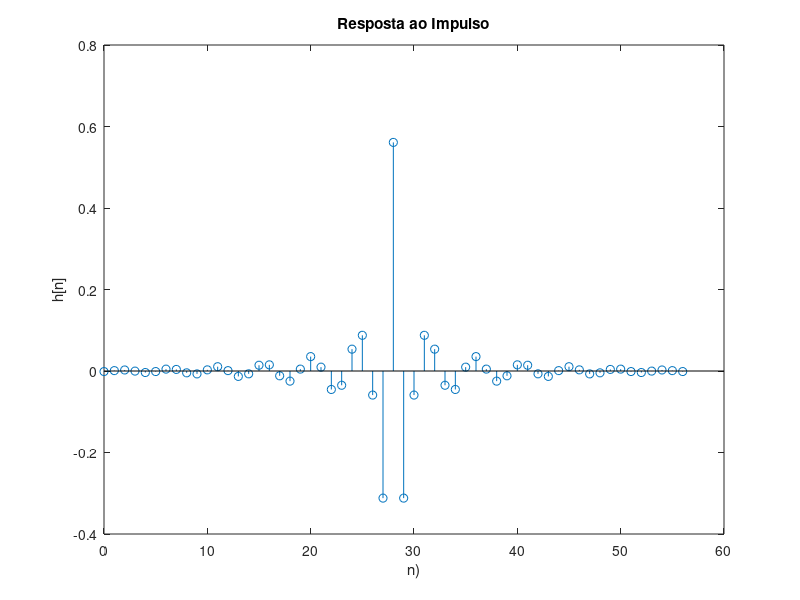
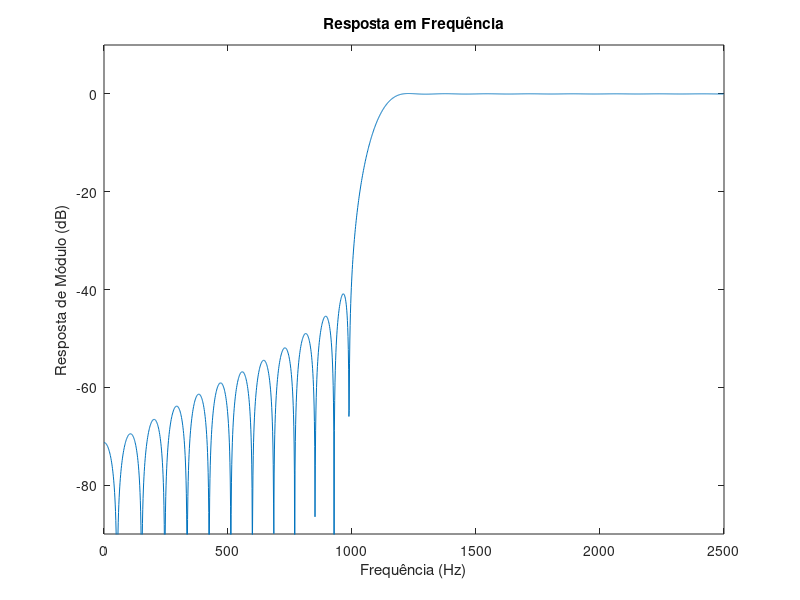

These figures' MATLAB source, in order:
pkg load signal

% Limpa todas as variáveis e figuras anteriores
clear all; close all; clc;

% Definição dos parâmetros do filtro
Ap = 1;
Ar = 40;
Omega_p = 1200;       % Frequência de corte da banda de passagem
Omega_r = 1000;     % Frequência de corte da banda de rejeição
Omega_s = 5000;      % Frequência de amostragem

delta_p = (10^(0.05*Ap) - 1)/(10^(0.05*Ap) + 1);
delta_r = 10^(-0.05*Ar);

F = [Omega_r Omega_p];
A = [0 1];
ripples = [delta_r delta_p];
[M,Wn,beta,FILTYPE] = kaiserord(F,A,ripples,Omega_s);
kaiser_win = kaiser(M+1,beta);
h = fir1(M,Wn,FILTYPE,kaiser_win,'noscale');
figure(1)
stem(0:M,h)
ylabel('h[n]');
xlabel('n)');
title('Resposta ao Impulso');


[H,w]=freqz(h,1,2048,Omega_s);
figure(2)
plot(w,20*log10(abs(H)))
axis([0 Omega_s/2 -90 10])
ylabel('Resposta de Módulo (dB)');
xlabel('Frequência (Hz)');
title('Resposta em Frequência');
